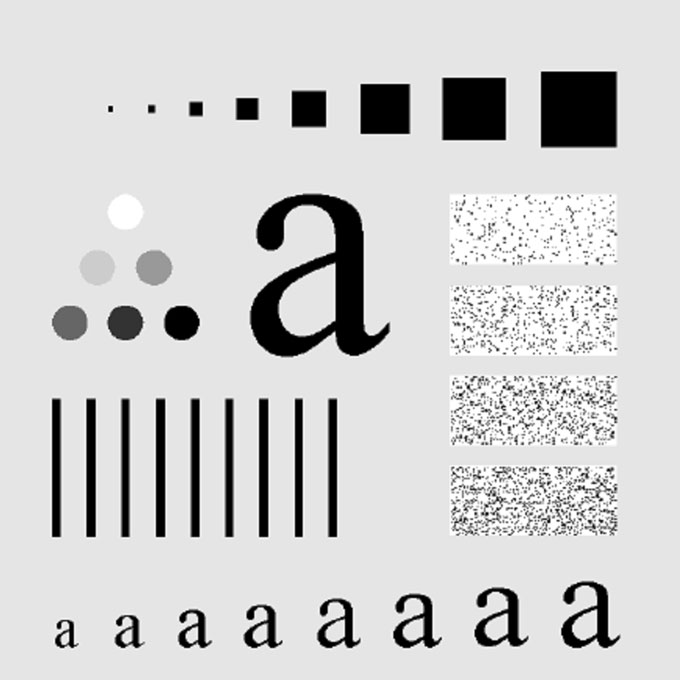
%> input picture 图像处理与分析实验/实验/实验3/字母A.jpg, 680 x 680 px
$ octave Q1.m   (GNU Octave 9; MATLAB toolbox functions it lacks are replaced by stand-ins)
%> lines starting %> are read from the running program, lines starting %| are printed output that depends on the picture
clc
clear
close all

% 实验1 傅立叶正反变换及频谱显示
% 报错   错误使用 rgb2gray>parse_inputs (line 80) MAP 必须为 m x 3 的数组。
% 原因是给的lena.jpg不是用rgb存储的，用画布打开，另存为为24位bmp位图即可
% img=rgb2gray(imread('lena.bmp'));
% img=rgb2gray(imread('Tracy.bmp'));
img=rgb2gray(imread('字母A.jpg'));
%> img: size 680x680 uint8; min 0, max 255, mean 206.7
figure;
imshow(img,[]);
title('原始灰度图像');

% 正反变换验证
img_fft=fft2(img);%二维离散傅立叶变换
img_fft_reverse=ifft2(img_fft);
figure;
imshow(uint8(img_fft_reverse),[]);
title('反变换灰度图像');


% 频谱显示
img_fft_shift=fftshift(img_fft);%居中
img_fft_shift_mag=abs(img_fft_shift);
img_fft_phase=angle(img_fft_shift);
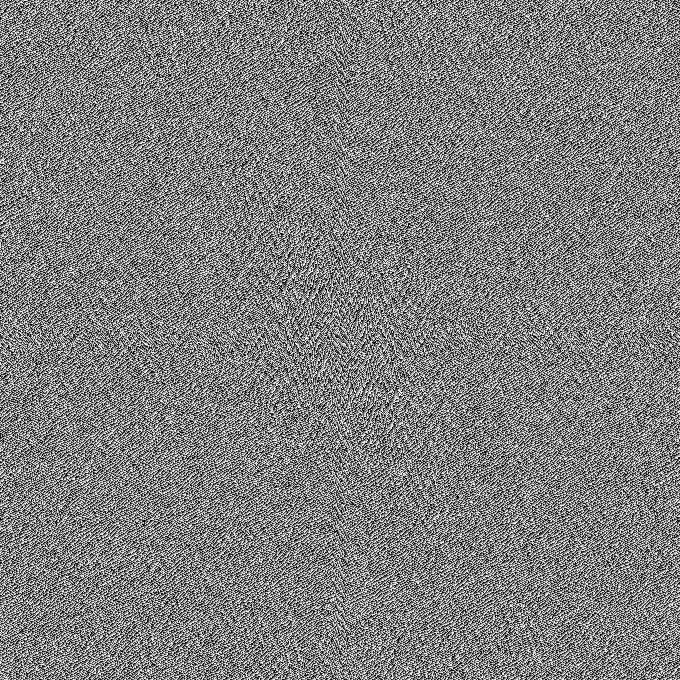
%> img_fft_phase: size 680x680 double; min -3.14, max 3.14, mean -1.23e-19; drawn with min black and max white
figure
imshow(log(img_fft_shift_mag),[]);
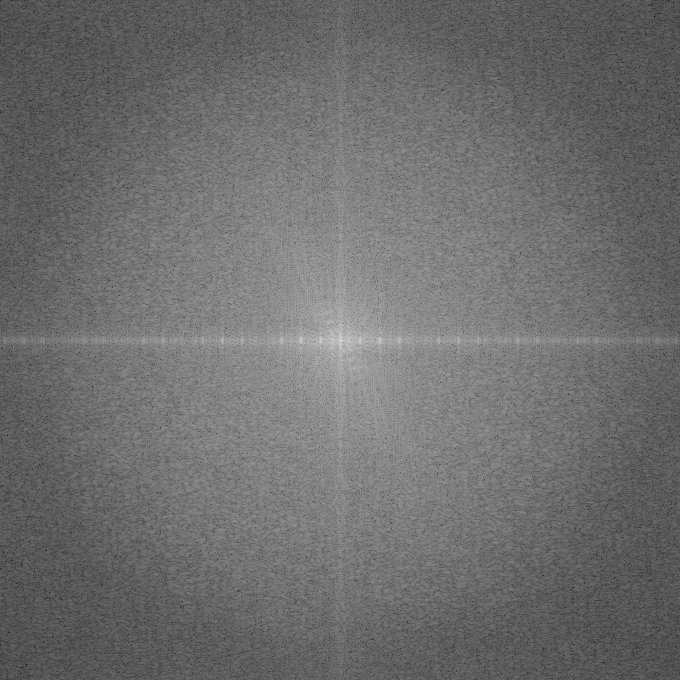
%> displayed picture: size 680x680, on the screen's scale of 0 to 255; min 0, max 255, mean 109.5
title('幅度谱')
figure
imshow(img_fft_phase,[]);
title('相位谱')
